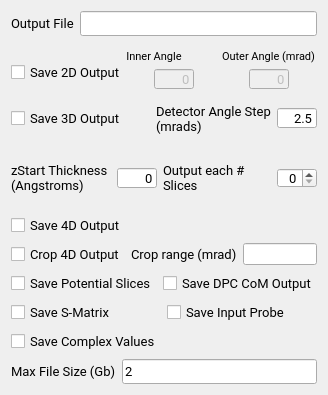
                   <widget class="QWidget" name="scrollAreaWidgetContents_6">
                    <property name="geometry">
                     <rect>
                      <x>0</x>
                      <y>-203</y>
                      <width>324</width>
                      <height>395</height>
                     </rect>
                    </property>
                    <layout class="QVBoxLayout" name="verticalLayout_44">
                     <item>
                      <layout class="QVBoxLayout" name="verticalLayout_40">
                       <item>
                        <layout class="QHBoxLayout" name="horizontalLayout_14">
                         <item>
                          <widget class="QLabel" name="lbl_outputfile">
                           <property name="font">
                            <font>
                             <family>Roboto</family>
                             <pointsize>10</pointsize>
                            </font>
                           </property>
                           <property name="text">
                            <string>Output File</string>
                           </property>
                          </widget>
                         </item>
                         <item>
                          <widget class="QLineEdit" name="lineEdit_outputfile">
                           <property name="font">
                            <font>
                             <family>Roboto</family>
                             <pointsize>10</pointsize>
                            </font>
                           </property>
                          </widget>
                         </item>
                        </layout>
                       </item>
                       <item>
                        <layout class="QHBoxLayout" name="horizontalLayout_19">
                         <property name="spacing">
                          <number>0</number>
                         </property>
                         <item>
                          <layout class="QVBoxLayout" name="verticalLayout_47">
                           <item>
                            <widget class="QLabel" name="label_52">
                             <property name="font">
                              <font>
                               <family>Roboto</family>
                              </font>
                             </property>
                             <property name="text">
                              <string/>
                             </property>
                            </widget>
                           </item>
                           <item alignment="Qt::AlignLeft">
                            <widget class="QCheckBox" name="checkBox_2D">
                             <property name="sizePolicy">
                              <sizepolicy hsizetype="MinimumExpanding" vsizetype="MinimumExpanding">
                               <horstretch>0</horstretch>
                               <verstretch>0</verstretch>
                              </sizepolicy>
                             </property>
                             <property name="font">
                              <font>
                               <family>Roboto</family>
                               <pointsize>10</pointsize>
                              </font>
                             </property>
                             <property name="focusPolicy">
                              <enum>Qt::NoFocus</enum>
                             </property>
                             <property name="text">
                              <string>Save 2D Output</string>
                             </property>
                            </widget>
                           </item>
                          </layout>
                         </item>
                         <item>
                          <layout class="QVBoxLayout" name="verticalLayout_48">
                           <item alignment="Qt::AlignLeft">
                            <widget class="QLabel" name="label_2D_lineEdit_inner_3">
                             <property name="sizePolicy">
                              <sizepolicy hsizetype="MinimumExpanding" vsizetype="MinimumExpanding">
                               <horstretch>0</horstretch>
                               <verstretch>0</verstretch>
                              </sizepolicy>
                             </property>
                             <property name="font">
                              <font>
                               <family>Roboto</family>
                               <pointsize>8</pointsize>
                              </font>
                             </property>
                             <property name="text">
                              <string>Inner Angle</string>
                             </property>
                             <property name="alignment">
                              <set>Qt::AlignCenter</set>
                             </property>
                            </widget>
                           </item>
                           <item alignment="Qt::AlignHCenter">
                            <widget class="QLineEdit" name="lineEdit_2D_inner">
                             <property name="enabled">
                              <bool>false</bool>
                             </property>
                             <property name="sizePolicy">
                              <sizepolicy hsizetype="Minimum" vsizetype="Minimum">
                               <horstretch>0</horstretch>
                               <verstretch>0</verstretch>
                              </sizepolicy>
                             </property>
                             <property name="minimumSize">
                              <size>
                               <width>40</width>
                               <height>20</height>
                              </size>
                             </property>
                             <property name="maximumSize">
                              <size>
                               <width>30</width>
                               <height>20</height>
                              </size>
                             </property>
                             <property name="font">
                              <font>
                               <family>Roboto</family>
                               <pointsize>10</pointsize>
                              </font>
                             </property>
                             <property name="text">
                              <string>0</string>
                             </property>
                             <property name="alignment">
                              <set>Qt::AlignRight|Qt::AlignTrailing|Qt::AlignVCenter</set>
                             </property>
                            </widget>
                           </item>
                          </layout>
                         </item>
                         <item>
                          <layout class="QVBoxLayout" name="verticalLayout_49">
                           <item alignment="Qt::AlignLeft">
                            <widget class="QLabel" name="label_2D_lineEdit_outer_3">
                             <property name="sizePolicy">
                              <sizepolicy hsizetype="MinimumExpanding" vsizetype="MinimumExpanding">
                               <horstretch>0</horstretch>
                               <verstretch>0</verstretch>
                              </sizepolicy>
                             </property>
                             <property name="font">
                              <font>
                               <family>Roboto</family>
                               <pointsize>8</pointsize>
                              </font>
                             </property>
                             <property name="text">
                              <string>Outer Angle (mrad)</string>
                             </property>
                             <property name="alignment">
                              <set>Qt::AlignCenter</set>
                             </property>
                            </widget>
                           </item>
                           <item alignment="Qt::AlignHCenter">
                            <widget class="QLineEdit" name="lineEdit_2D_outer">
                             <property name="enabled">
                              <bool>false</bool>
                             </property>
                             <property name="sizePolicy">
                              <sizepolicy hsizetype="Minimum" vsizetype="Minimum">
                               <horstretch>0</horstretch>
                               <verstretch>0</verstretch>
                              </sizepolicy>
                             </property>
                             <property name="minimumSize">
                              <size>
                               <width>40</width>
                               <height>20</height>
                              </size>
                             </property>
                             <property name="maximumSize">
                              <size>
                               <width>30</width>
                               <height>20</height>
                              </size>
                             </property>
                             <property name="font">
                              <font>
                               <family>Roboto</family>
                               <pointsize>10</pointsize>
                              </font>
                             </property>
                             <property name="text">
                              <string>0</string>
                             </property>
                             <property name="alignment">
                              <set>Qt::AlignRight|Qt::AlignTrailing|Qt::AlignVCenter</set>
                             </property>
                            </widget>
                           </item>
                          </layout>
                         </item>
                        </layout>
                       </item>
                       <item>
                        <layout class="QHBoxLayout" name="horizontalLayout_38">
                         <item>
                          <widget class="QCheckBox" name="checkBox_3D">
                           <property name="sizePolicy">
                            <sizepolicy hsizetype="MinimumExpanding" vsizetype="MinimumExpanding">
                             <horstretch>0</horstretch>
                             <verstretch>0</verstretch>
                            </sizepolicy>
                           </property>
                           <property name="font">
                            <font>
                             <family>Roboto</family>
                             <pointsize>10</pointsize>
                            </font>
                           </property>
                           <property name="focusPolicy">
                            <enum>Qt::NoFocus</enum>
                           </property>
                           <property name="text">
                            <string>Save 3D Output</string>
                           </property>
                          </widget>
                         </item>
                         <item>
                          <widget class="QLabel" name="label_23">
                           <property name="font">
                            <font>
                             <family>Roboto</family>
                             <pointsize>10</pointsize>
                            </font>
                           </property>
                           <property name="text">
                            <string>Detector Angle Step (mrads)</string>
                           </property>
                           <property name="wordWrap">
                            <bool>true</bool>
                           </property>
                          </widget>
                         </item>
                         <item>
                          <widget class="QLineEdit" name="lineEdit_detectorAngle">
                           <property name="sizePolicy">
                            <sizepolicy hsizetype="Expanding" vsizetype="Fixed">
                             <horstretch>0</horstretch>
                             <verstretch>0</verstretch>
                            </sizepolicy>
                           </property>
                           <property name="minimumSize">
                            <size>
                             <width>40</width>
                             <height>20</height>
                            </size>
                           </property>
                           <property name="maximumSize">
                            <size>
                             <width>40</width>
                             <height>20</height>
                            </size>
                           </property>
                           <property name="font">
                            <font>
                             <family>Roboto</family>
                             <pointsize>10</pointsize>
                            </font>
                           </property>
                           <property name="text">
                            <string>2.5</string>
                           </property>
                           <property name="alignment">
                            <set>Qt::AlignRight|Qt::AlignTrailing|Qt::AlignVCenter</set>
                           </property>
                          </widget>
                         </item>
                        </layout>
                       </item>
                       <item>
                        <layout class="QHBoxLayout" name="horizontalLayout_48">
                         <item>
                          <layout class="QHBoxLayout" name="horizontalLayout_49">
                           <item>
                            <widget class="QLabel" name="lbl_zStart">
                             <property name="sizePolicy">
                              <sizepolicy hsizetype="Preferred" vsizetype="Minimum">
                               <horstretch>0</horstretch>
                               <verstretch>0</verstretch>
                              </sizepolicy>
                             </property>
                             <property name="minimumSize">
                              <size>
                               <width>100</width>
                               <height>60</height>
                              </size>
                             </property>
                             <property name="font">
                              <font>
                               <family>Roboto</family>
                               <pointsize>10</pointsize>
                              </font>
                             </property>
                             <property name="text">
                              <string>zStart Thickness (Angstroms)</string>
                             </property>
                             <property name="wordWrap">
                              <bool>true</bool>
                             </property>
                            </widget>
                           </item>
                           <item>
                            <widget class="QLineEdit" name="lineEdit_zStart">
                             <property name="sizePolicy">
                              <sizepolicy hsizetype="Minimum" vsizetype="Minimum">
                               <horstretch>0</horstretch>
                               <verstretch>0</verstretch>
                              </sizepolicy>
                             </property>
                             <property name="minimumSize">
                              <size>
                               <width>40</width>
                               <height>20</height>
                              </size>
                             </property>
                             <property name="maximumSize">
                              <size>
                               <width>40</width>
                               <height>20</height>
                              </size>
                             </property>
                             <property name="font">
                              <font>
                               <family>Roboto</family>
                               <pointsize>10</pointsize>
                              </font>
                             </property>
                             <property name="text">
                              <string>0</string>
                             </property>
                             <property name="alignment">
                              <set>Qt::AlignRight|Qt::AlignTrailing|Qt::AlignVCenter</set>
                             </property>
                            </widget>
                           </item>
                          </layout>
                         </item>
                         <item>
                          <widget class="QLabel" name="lbl_numNS">
                           <property name="sizePolicy">
                            <sizepolicy hsizetype="Preferred" vsizetype="Minimum">
                             <horstretch>0</horstretch>
                             <verstretch>0</verstretch>
                            </sizepolicy>
                           </property>
                           <property name="font">
                            <font>
                             <family>Roboto</family>
                             <pointsize>10</pointsize>
                            </font>
                           </property>
                           <property name="text">
                            <string>Output each # Slices</string>
                           </property>
                           <property name="alignment">
                            <set>Qt::AlignLeading|Qt::AlignLeft|Qt::AlignVCenter</set>
                           </property>
                           <property name="wordWrap">
                            <bool>true</bool>
                           </property>
                          </widget>
                         </item>
                         <item>
                          <widget class="QSpinBox" name="spinBox_numNS">
                           <property name="enabled">
                            <bool>true</bool>
                           </property>
                           <property name="sizePolicy">
                            <sizepolicy hsizetype="Minimum" vsizetype="Minimum">
                             <horstretch>0</horstretch>
                             <verstretch>0</verstretch>
                            </sizepolicy>
                           </property>
                           <property name="maximumSize">
                            <size>
                             <width>40</width>
                             <height>20</height>
                            </size>
                           </property>
                           <property name="baseSize">
                            <size>
                             <width>0</width>
                             <height>0</height>
                            </size>
                           </property>
                           <property name="font">
                            <font>
                             <family>Roboto</family>
                             <pointsize>10</pointsize>
                            </font>
                           </property>
                           <property name="alignment">
                            <set>Qt::AlignRight|Qt::AlignTrailing|Qt::AlignVCenter</set>
                           </property>
                           <property name="minimum">
                            <number>0</number>
                           </property>
                           <property name="maximum">
                            <number>999999</number>
                           </property>
                          </widget>
                         </item>
                        </layout>
                       </item>
                       <item>
                        <layout class="QVBoxLayout" name="verticalLayout_9">
                         <item>
                          <widget class="QCheckBox" name="checkBox_4D">
                           <property name="sizePolicy">
                            <sizepolicy hsizetype="MinimumExpanding" vsizetype="MinimumExpanding">
                             <horstretch>0</horstretch>
                             <verstretch>0</verstretch>
                            </sizepolicy>
                           </property>
                           <property name="font">
                            <font>
                             <family>Roboto</family>
                             <pointsize>10</pointsize>
                            </font>
                           </property>
                           <property name="focusPolicy">
                            <enum>Qt::NoFocus</enum>
                           </property>
                           <property name="text">
                            <string>Save 4D Output</string>
                           </property>
                          </widget>
                         </item>
                         <item>
                          <layout class="QHBoxLayout" name="horizontalLayout_18">
                           <item>
                            <widget class="QCheckBox" name="checkBox_crop4D">
                             <property name="font">
                              <font>
                               <family>Roboto</family>
                               <pointsize>10</pointsize>
                              </font>
                             </property>
                             <property name="text">
                              <string>Crop 4D Output</string>
                             </property>
                            </widget>
                           </item>
                           <item>
                            <layout class="QHBoxLayout" name="horizontalLayout_7">
                             <item>
                              <widget class="QLabel" name="label_41">
                               <property name="font">
                                <font>
                                 <family>Roboto</family>
                                 <pointsize>10</pointsize>
                                </font>
                               </property>
                               <property name="text">
                                <string>Crop range (mrad)</string>
                               </property>
                              </widget>
                             </item>
                             <item>
                              <widget class="QLineEdit" name="lineEdit_4Damax">
                               <property name="text">
                                <string/>
                               </property>
                              </widget>
                             </item>
                            </layout>
                           </item>
                          </layout>
                         </item>
                        </layout>
                       </item>
                       <item>
                        <layout class="QVBoxLayout" name="verticalLayout_35">
                         <item>
                          <layout class="QHBoxLayout" name="horizontalLayout_21">
                           <item>
                            <widget class="QCheckBox" name="checkBox_PS">
                             <property name="sizePolicy">
                              <sizepolicy hsizetype="MinimumExpanding" vsizetype="MinimumExpanding">
                               <horstretch>0</horstretch>
                               <verstretch>0</verstretch>
                              </sizepolicy>
                             </property>
                             <property name="font">
                              <font>
                               <family>Roboto</family>
                               <pointsize>10</pointsize>
                              </font>
                             </property>
                             <property name="focusPolicy">
                              <enum>Qt::NoFocus</enum>
                             </property>
                             <property name="text">
                              <string>Save Potential Slices</string>
                             </property>
                            </widget>
                           </item>
                           <item>
                            <widget class="QCheckBox" name="checkBox_DPC_CoM">
                             <property name="sizePolicy">
                              <sizepolicy hsizetype="MinimumExpanding" vsizetype="MinimumExpanding">
                               <horstretch>0</horstretch>
                               <verstretch>0</verstretch>
                              </sizepolicy>
                             </property>
                             <property name="font">
                              <font>
                               <family>Roboto</family>
                               <pointsize>10</pointsize>
                              </font>
                             </property>
                             <property name="focusPolicy">
                              <enum>Qt::NoFocus</enum>
                             </property>
                             <property name="text">
                              <string>Save DPC CoM Output</string>
                             </property>
                            </widget>
                           </item>
                          </layout>
                         </item>
                         <item>
                          <layout class="QHBoxLayout" name="horizontalLayout_20">
                           <item>
                            <widget class="QCheckBox" name="checkBox_saveSMatrix">
                             <property name="font">
                              <font>
                               <family>Roboto</family>
                               <pointsize>10</pointsize>
                              </font>
                             </property>
                             <property name="text">
                              <string>Save S-Matrix</string>
                             </property>
                            </widget>
                           </item>
                           <item>
                            <widget class="QCheckBox" name="checkBox_saveProbe">
                             <property name="font">
                              <font>
                               <family>Roboto</family>
                               <pointsize>10</pointsize>
                              </font>
                             </property>
                             <property name="text">
                              <string>Save Input Probe</string>
                             </property>
                            </widget>
                           </item>
                          </layout>
                         </item>
                         <item>
                          <widget class="QCheckBox" name="checkBox_saveComplex">
                           <property name="font">
                            <font>
                             <family>Roboto</family>
                             <pointsize>10</pointsize>
                            </font>
                           </property>
                           <property name="text">
                            <string>Save Complex Values</string>
                           </property>
                          </widget>
                         </item>
                         <item>
                          <layout class="QHBoxLayout" name="horizontalLayout_24">
                           <item>
                            <widget class="QLabel" name="label_43">
                             <property name="font">
                              <font>
                               <family>Roboto</family>
                               <pointsize>10</pointsize>
                              </font>
                             </property>
                             <property name="text">
                              <string>Max File Size (Gb)</string>
                             </property>
                            </widget>
                           </item>
                           <item>
                            <widget class="QLineEdit" name="lineEdit_maxFileSize">
                             <property name="text">
                              <string>2</string>
                             </property>
                             <property name="font">
                              <font>
                              <family>Roboto</family>
                              <pointsize>10</pointsize>
                              </font>
                             </property>
                            </widget>
                           </item>
                          </layout>
                         </item>
                        </layout>
                       </item>
                      </layout>
                     </item>
                    </layout>
                   </widget>
